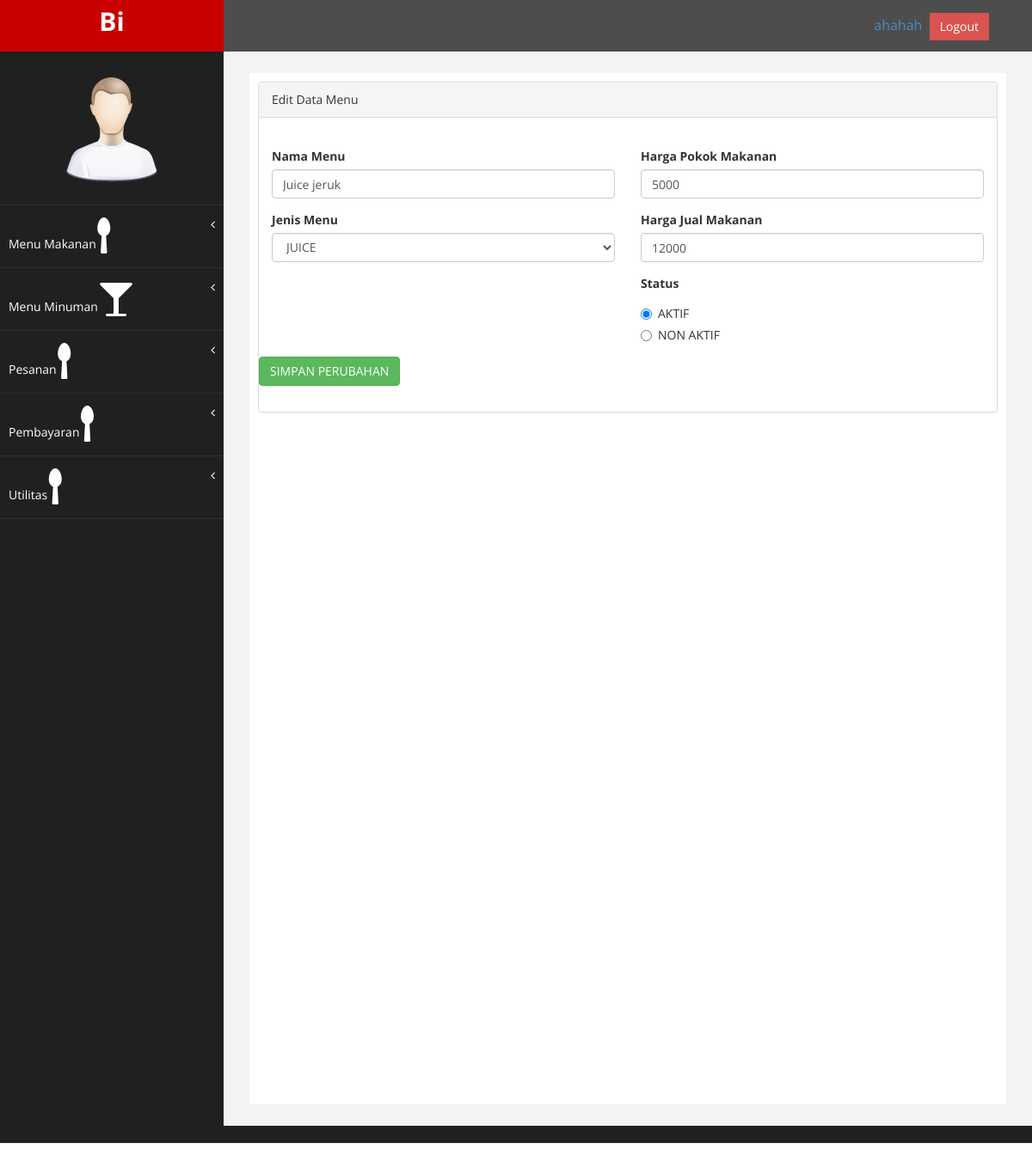
Page /index.php/MenuMinumanController/editMinuman/3 on the committed database.
### tables this page shows
CREATE TABLE IF NOT EXISTS `menu` (
  `id_menu` int(11) NOT NULL AUTO_INCREMENT,
  `nama_menu` varchar(50) NOT NULL,
  `kategori` int(11) NOT NULL,
  `id_jenis_makanan` int(11) NOT NULL,
  `harga_pokok` int(11) NOT NULL,
  `harga_jual` int(11) NOT NULL,
  `status` varchar(20) NOT NULL DEFAULT 'AKTIF',
  PRIMARY KEY (`id_menu`),
  KEY `id_menu` (`id_menu`)
);

### application/controllers/MenuMinumanController.php (called while the page is built, shortened)
<?php
class MenuMinumanController extends CI_Controller {
	public function __construct()
	{
		$this->load->helper(array('form','url', 'text_helper','date','file'));
		$this->load->library(array('Pagination','image_lib','session'));
		$this->load->model('M_jenis_makanan');
		$this->load->model('M_menu');
	}
	public function editMinuman($idMenu)
	{
		 $data = array();
		 $menu =  $this->M_menu->findById($idMenu);
		 $data['listKategori'] = $this->M_jenis_makanan->findByCategory($menu->kategori);
		 $data['menu'] = $menu;
		 $this->load->view('superadmin/v_header.php',$data);
		 $this->load->view('superadmin/v_sidebar.php',$data);
		 $this->load->view('superadmin/v_edit_menu_minuman.php',$data);
		 $this->load->view('superadmin/v_footer.php',$data);
	}
}

### index.php (called while the page is built, shortened)
<?php
require_once BASEPATH.'core/CodeIgniter.php';

### application/models/m_menu.php (called while the page is built, shortened)
<?php  if ( ! defined('BASEPATH')) exit('No direct script access allowed');
	class M_menu extends CI_Model
	{
		public function findById($id)
		{
			$this->db = $this->load->database('default', true);
			$this->db->select('*');
			$this->db->from('menu');
			$this->db->where("id_menu", $id);
			$query = $this->db->get();
			return $query->row();
		}
	}
?>

### application/models/m_jenis_makanan.php (called while the page is built, shortened)
<?php  if ( ! defined('BASEPATH')) exit('No direct script access allowed');
	class M_jenis_makanan extends CI_Model
	{
		public function findByCategory($category)
		{
			$this->db = $this->load->database('default', true);
			$this->db->select('*');
			$this->db->from('jenis_makanan');
			$this->db->where("kategori", $category);
			$query = $this->db->get();
			return $query->result();
		}
	}
?>

### application/views/superadmin/v_edit_menu_minuman.php (the view, shortened to what this page needs)
<div id="page-wrapper" >
    <div id="page-inner">
        <div class="row">
            <div class="col-md-12">
             <div class="panel panel-default">
                <div class="panel-heading">
                    Edit Data Menu
                </div>
                <div class="panel-body">
                    <div class="row">
                        <div class="col-md-6">
                        <br>
                            <form action="<?php echo site_url('MenuMinumanController/saveUpdate'); ?>" method="post">
                                <div class="form-group">
                                    <label>Nama Menu</label>
                                    <input class="form-control" name = "namaMakanan" value="<?php if($menu!="") echo $menu->nama_menu; ?>" placeholder="Nama Makanan" required/>
                                </div>
                                <div class="form-group">
                                    <label>Jenis Menu</label>
                                    <select class="form-control" name = "namaKategori">
                                        <?php
                                        foreach($listKategori as $row){
                                        if ($row->id_jenis_makanan === $menu->id_jenis_makanan) {
                                             $selected = 'selected';
                                        } else {
                                             $selected = '';
                                        }
                                         echo '<option value="'.$row->id_jenis_makanan.'"'.$selected.'>'.$row->nama_jenis_makanan.'</option>';
                                        }
                                       ?>
                                    </select>
                                </div>
                        </div>
                        <div class="col-md-6">
                        <br>
                            <div class="form-group">
                                    <label>Harga Pokok Makanan</label>
                                    <input class="form-control" value="<?php if($menu!="") echo $menu->harga_pokok; ?>"name = "hargaPokokMakanan" placeholder="Harga Makanan" required />
                            </div>
                            <div class="form-group">
                                    <label>Harga Jual Makanan</label>
                                    <input class="form-control" value="<?php if($menu!="") echo $menu->harga_jual; ?>"name = "hargaJualMakanan" placeholder="Harga Makanan" required/>
                            </div>
                       <?php
                                if($menu->status == 'AKTIF')
                                {
                                ?>
                                <div class="form-group">
                                    <label>Status</label>
                                    <div class="radio">
                                        <label>
                                            <input type="radio" name="status" id="status" value="AKTIF" checked />AKTIF
                                        </label>
                                    </div>
                                    <div class="radio">
                                        <label>
                                            <input type="radio" name="status" id="status" value="PASIF"/>NON AKTIF
                                        </label>
                                    </div>
                                </div>
                              <?php
                                }
                                ?>
                        </div>
                            <div class="form-group">
                                 <button type="submit" class="btn btn-success">SIMPAN PERUBAHAN</button>
                            </div>
                        </div>
                        </div>
                    </div>
                </div>
            </div>
            </div>
        </div>
         <hr />
    </div>

### assets/css/custom.css (style rules this page uses)
body { font-family: 'Open Sans', sans-serif; }
#page-wrapper { padding: 15px 15px; min-height: 600px; background:#F3F3F3; }
#page-inner { width:100%; margin:10px 20px 10px 0px; background-color:#fff!important; padding:10px; min-height:1200px; }
@media (min-width:768px) { #page-wrapper { margin: 0 0 0 260px; padding: 15px 30px; min-height: 1200px; } }

### rows in the picture
menu: namaMakanan "Juice jeruk", hargaPokokMakanan "5000", hargaJualMakanan "12000"

### other values in the picture
form field namaKategori "JUICE"
